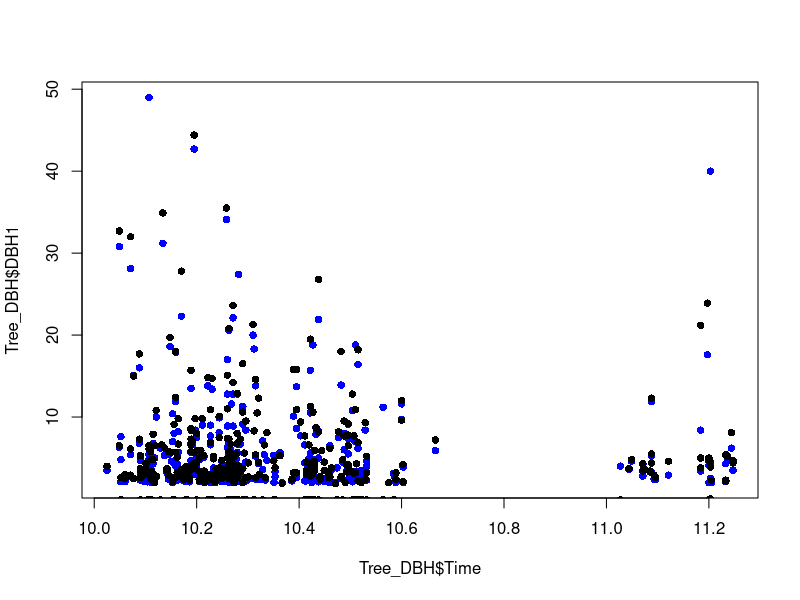
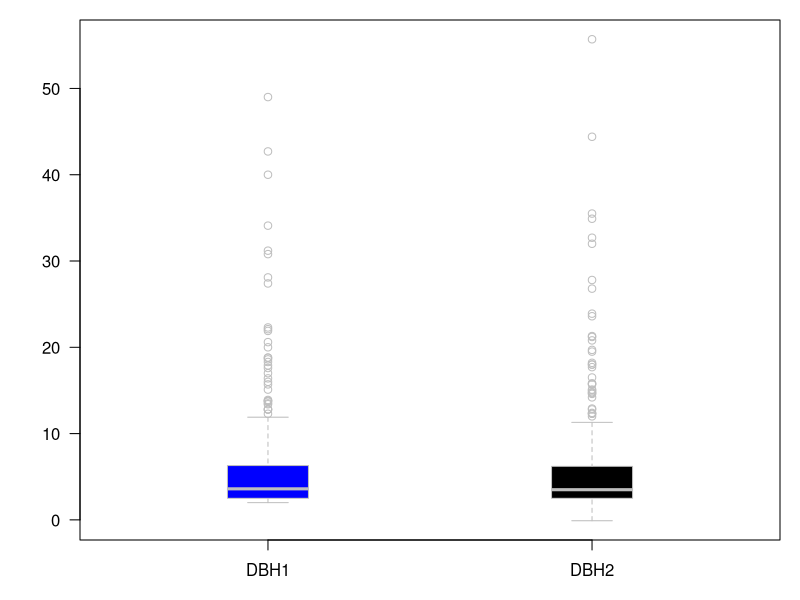
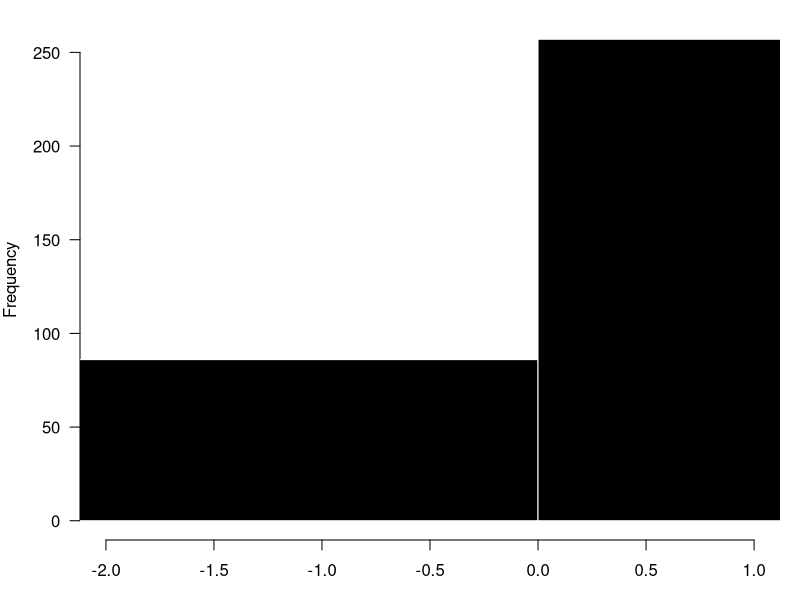
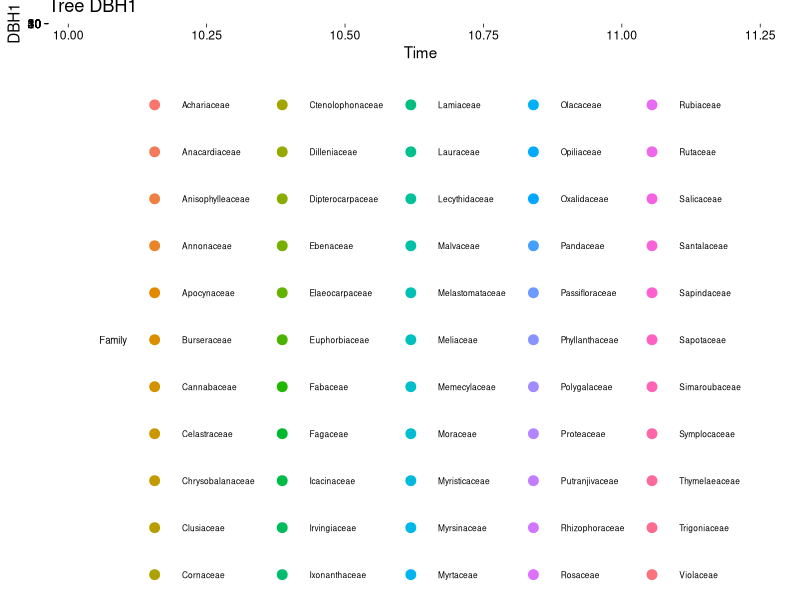
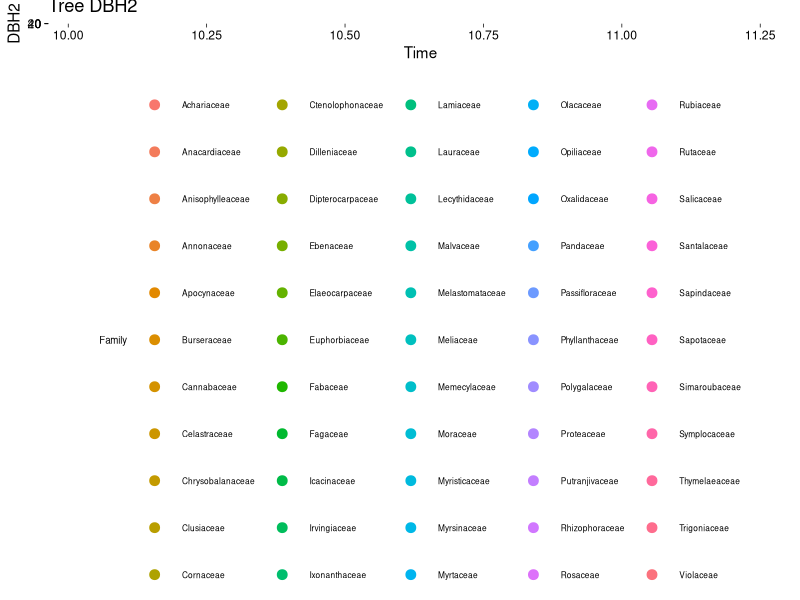

The R script that drew these images, in order:
setwd("/Users/adammcmillion/Desktop/Evolution/Tasks/Project/Data")
read.csv("Treedataset.csv")
Tree_DBH<-read.csv("Treedataset.csv")
nrow(Tree_DBH)
tail(Tree_DBH)
pdf("DBH points.pdf")
plot(Tree_DBH$Time, Tree_DBH$DBH1, pch=16, col="blue")
points(Tree_DBH$Time, Tree_DBH$DBH2, pch=16, col='black')
dev.off()
pdf("change in DBH1 and DBH2")
par(las=1, mar=c(3,4,1,1))
boxplot(Tree_DBH$DBH1, Tree_DBH$DBH2, boxwex=0.25, col=c("blue","black"), border="gray", names=c("DBH1", "DBH2"))
dev.off()
pdf("Histogram of change in DBHs.pdf")
par(las=1, mar=c(3,4,1,1))
hist(Tree_DBH$DBH2-Tree_DBH$DBH1, col='black', border='white', main="", xlab="change in DBH", xlim=c(-2,1))
dev.off()
  

#Null hypothesis:Tree diameter will not increase in size as generations pass
#Alternative Hypothesis: Tree diameter will increase in size as generations pass on!

library(ggplot2)
View(Tree_DBH)
pdf("Tree DBH1 Statistical analysis.pdf")
ggplot(Tree_DBH,aes(Time,DBH1))+
  geom_point(size=3)+
  aes(colour=Family)+
  labs(title="Tree DBH1")+
  theme_linedraw()+
theme(legend.key.size = unit(1,'cm'),
      legend.key.height = unit(1,'cm'),
      legend.key.width = unit(1,'cm'),
      legend.title=element_text(size=7),
      legend.text=element_text(size=6))+
  theme(legend.position = "bottom")
dev.off()
pdf("Tree DBH2 Statistical analysis.pdf")
ggplot(Tree_DBH,aes(Time,DBH2))+
  geom_point(size=3)+
    aes(colour=Family)+
  labs(title="Tree DBH2")+
  theme_linedraw()+
  theme(legend.key.size = unit(1,'cm'),
        legend.key.height = unit(1,'cm'),
        legend.key.width = unit(1,'cm'),
        legend.title=element_text(size=7),
        legend.text=element_text(size=6))+
  theme(legend.position = "bottom")
dev.off()
 
head(Tree_DBH)
cor.test(Tree_DBH$DBH1, Tree_DBH$DBH2)
cor.test(Tree_DBH$DBH1, Tree_DBH$Time)
cor.test(Tree_DBH$DBH2, Tree_DBH$Time)
    #Pearsons product-moment correlation

#data:  Tree_DBH$DBH1 and Tree_DBH$DBH2
#t = 14.907, df = 97, p-value < 2.2e-16
#alternative hypothesis: true correlation is not equal to 0
#95 percent confidence interval: 0.7625232 0.8858460
#sample estimates:
#cor:0.8343408 


  #Pearson's product-moment correlation

#data:  Tree_DBH$DBH1 and Tree_DBH$Time
#t = -2.4797, df = 97, p-value = 0.01487
#alternative hypothesis: true correlation is not equal to 0
#95 percent confidence interval:-0.42126214 -0.04910997
#sample estimates:
#cor -0.2441547 

cor.test(Tree_DBH$DBH2, Tree_DBH$Time)

	#Pearson's product-moment correlation

#data:  Tree_DBH$DBH2 and Tree_DBH$Time
#t = -2.445, df = 97, p-value = 0.01629
#alternative hypothesis: true correlation is not equal to 0
#95 percent confidence interval: -0.41844878 -0.04570221
#sample estimates:
#cor:-0.2409402 




                                                                              